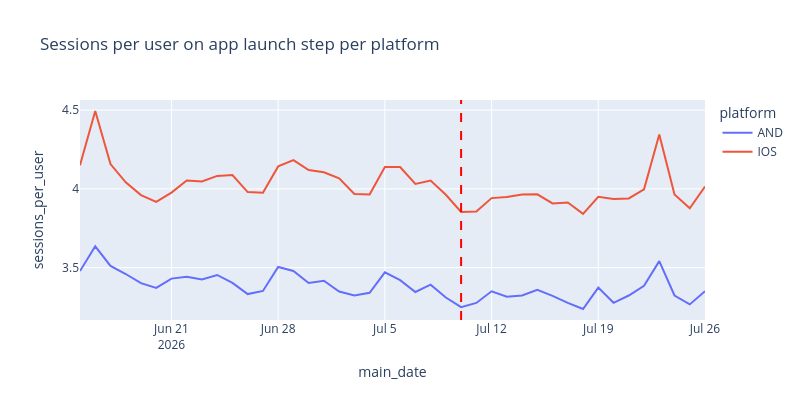
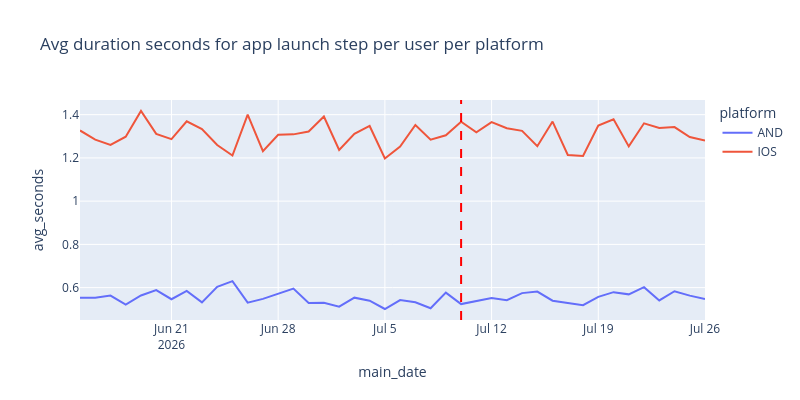

Notebook cell for these charts, in order:
### Markdown cell above
### Applaunch step at bootstrap

### Code cell
data_bootstrap_applaunch_cmpt = data_bootstrap_agg_cmpt[data_bootstrap_agg_cmpt['tutorial_step_id'] == 'app_launch']

fig = px.line(data_bootstrap_applaunch_cmpt, 
              x='main_date', 
              y='sessions_per_user',
              color='platform',
              title='Sessions per user on app launch step per platform',
              width=800,
              height=400,
              hover_data={'main_date': True, 'unique_users':True},
)

# draw a vertical line at the date 2026-07-10 to indicate the start of the cohort window
fig.add_vline(x='2026-07-10', line_dash="dash", line_color="red")
# do not attach the y-axis to zero
fig.update_yaxes(rangemode="normal")

fig.show()

fig = px.line(data_bootstrap_applaunch_cmpt, 
              x='main_date', 
              y='avg_seconds',
              color='platform',
              title='Avg duration seconds for app launch step per user per platform',
              width=800,
              height=400,
              hover_data={'main_date': True, 'unique_users':True},
)

# draw a vertical line at the date 2026-07-10 to indicate the start of the cohort window
fig.add_vline(x='2026-07-10', line_dash="dash", line_color="red")
# do not attach the y-axis to zero
fig.update_yaxes(rangemode="normal")

fig.show()

### Figure 1 — Plotly figure (JSON) as saved in the notebook; plotly's stock layout.template omitted (floating-point values rounded to 4 significant figures)
{"data": [{"customdata": [[31652], [31416], [31638], [31406], [31015], [30522], [31138], [31435], [31369], [31340], [31091], [30403], [30211], [30875], [30989], [30937], [30614], [30589], [30078], [29396], [30326], [30255], [30525], [30294], [30241], [29783], [29355], [30015], [29914], [29977], [29468], [29150], [28877], [28509], [28878], [28880], [28761], [28611], [28481], [27946], [27400], [28186]], "hovertemplate": "platform=AND<br>main_date=%{x}<br>sessions_per_user=%{y}<br>unique_users=%{customdata[0]}<extra></extra>", "legendgroup": "AND", "line": {"color": "#636efa", "dash": "solid"}, "marker": {"symbol": "circle"}, "mode": "lines", "name": "AND", "orientation": "v", "showlegend": true, "type": "scatter", "x": ["2026-06-15", "2026-06-16", "2026-06-17", "2026-06-18", "2026-06-19", "2026-06-20", "2026-06-21", "2026-06-22", "2026-06-23", "2026-06-24", "2026-06-25", "2026-06-26", "2026-06-27", "2026-06-28", "2026-06-29", "2026-06-30", "2026-07-01", "2026-07-02", "2026-07-03", "2026-07-04", "2026-07-05", "2026-07-06", "2026-07-07", "2026-07-08", "2026-07-09", "2026-07-10", "2026-07-11", "2026-07-12", "2026-07-13", "2026-07-14", "2026-07-15", "2026-07-16", "2026-07-17", "2026-07-18", "2026-07-19", "2026-07-20", "2026-07-21", "2026-07-22", "2026-07-23", "2026-07-24", "2026-07-25", "2026-07-26"], "xaxis": "x", "y": [3.478, 3.635, 3.511, 3.46, 3.401, 3.372, 3.43, 3.443, 3.425, 3.453, 3.403, 3.332, 3.352, 3.504, 3.479, 3.403, 3.417, 3.349, 3.323, 3.34, 3.47, 3.42, 3.345, 3.392, 3.311, 3.249, 3.276, 3.35, 3.315, 3.324, 3.359, 3.321, 3.277, 3.237, 3.373, 3.277, 3.323, 3.385, 3.541, 3.323, 3.267, 3.35], "yaxis": "y"}, {"customdata": [[46086], [47987], [48604], [48155], [47080], [46064], [46981], [47198], [46962], [46984], [46470], [45431], [44794], [45928], [46455], [46070], [45660], [45220], [44635], [43626], [44850], [45361], [45370], [45311], [45244], [44476], [43662], [44951], [45089], [45093], [44635], [44269], [43412], [42889], [43861], [43757], [43820], [43637], [43176], [42262], [41283], [42276]], "hovertemplate": "platform=IOS<br>main_date=%{x}<br>sessions_per_user=%{y}<br>unique_users=%{customdata[0]}<extra></extra>", "legendgroup": "IOS", "line": {"color": "#EF553B", "dash": "solid"}, "marker": {"symbol": "circle"}, "mode": "lines", "name": "IOS", "orientation": "v", "showlegend": true, "type": "scatter", "x": ["2026-06-15", "2026-06-16", "2026-06-17", "2026-06-18", "2026-06-19", "2026-06-20", "2026-06-21", "2026-06-22", "2026-06-23", "2026-06-24", "2026-06-25", "2026-06-26", "2026-06-27", "2026-06-28", "2026-06-29", "2026-06-30", "2026-07-01", "2026-07-02", "2026-07-03", "2026-07-04", "2026-07-05", "2026-07-06", "2026-07-07", "2026-07-08", "2026-07-09", "2026-07-10", "2026-07-11", "2026-07-12", "2026-07-13", "2026-07-14", "2026-07-15", "2026-07-16", "2026-07-17", "2026-07-18", "2026-07-19", "2026-07-20", "2026-07-21", "2026-07-22", "2026-07-23", "2026-07-24", "2026-07-25", "2026-07-26"], "xaxis": "x", "y": [4.151, 4.495, 4.158, 4.042, 3.961, 3.917, 3.977, 4.053, 4.047, 4.082, 4.087, 3.98, 3.976, 4.143, 4.183, 4.119, 4.106, 4.067, 3.968, 3.964, 4.14, 4.138, 4.032, 4.053, 3.963, 3.853, 3.856, 3.941, 3.948, 3.964, 3.965, 3.907, 3.914, 3.842, 3.95, 3.936, 3.939, 3.997, 4.345, 3.964, 3.877, 4.015], "yaxis": "y"}], "layout": {"height": 400, "legend": {"title": {"text": "platform"}, "tracegroupgap": 0}, "shapes": [{"line": {"color": "red", "dash": "dash"}, "type": "line", "x0": "2026-07-10", "x1": "2026-07-10", "xref": "x", "y0": 0, "y1": 1, "yref": "y domain"}], "title": {"text": "Sessions per user on app launch step per platform"}, "width": 800, "xaxis": {"anchor": "y", "domain": [0, 1], "title": {"text": "main_date"}}, "yaxis": {"anchor": "x", "domain": [0, 1], "rangemode": "normal", "title": {"text": "sessions_per_user"}}}}

### Figure 2 — Plotly figure (JSON) as saved in the notebook; plotly's stock layout.template omitted (floating-point values rounded to 4 significant figures)
{"data": [{"customdata": [[31652], [31416], [31638], [31406], [31015], [30522], [31138], [31435], [31369], [31340], [31091], [30403], [30211], [30875], [30989], [30937], [30614], [30589], [30078], [29396], [30326], [30255], [30525], [30294], [30241], [29783], [29355], [30015], [29914], [29977], [29468], [29150], [28877], [28509], [28878], [28880], [28761], [28611], [28481], [27946], [27400], [28186]], "hovertemplate": "platform=AND<br>main_date=%{x}<br>avg_seconds=%{y}<br>unique_users=%{customdata[0]}<extra></extra>", "legendgroup": "AND", "line": {"color": "#636efa", "dash": "solid"}, "marker": {"symbol": "circle"}, "mode": "lines", "name": "AND", "orientation": "v", "showlegend": true, "type": "scatter", "x": ["2026-06-15", "2026-06-16", "2026-06-17", "2026-06-18", "2026-06-19", "2026-06-20", "2026-06-21", "2026-06-22", "2026-06-23", "2026-06-24", "2026-06-25", "2026-06-26", "2026-06-27", "2026-06-28", "2026-06-29", "2026-06-30", "2026-07-01", "2026-07-02", "2026-07-03", "2026-07-04", "2026-07-05", "2026-07-06", "2026-07-07", "2026-07-08", "2026-07-09", "2026-07-10", "2026-07-11", "2026-07-12", "2026-07-13", "2026-07-14", "2026-07-15", "2026-07-16", "2026-07-17", "2026-07-18", "2026-07-19", "2026-07-20", "2026-07-21", "2026-07-22", "2026-07-23", "2026-07-24", "2026-07-25", "2026-07-26"], "xaxis": "x", "y": [0.5537, 0.5526, 0.5629, 0.5213, 0.5635, 0.5886, 0.5463, 0.5849, 0.5317, 0.6036, 0.6299, 0.5304, 0.548, 0.5726, 0.5953, 0.5285, 0.5297, 0.5117, 0.5536, 0.5396, 0.5011, 0.5425, 0.5323, 0.5044, 0.5769, 0.5239, 0.5367, 0.5523, 0.5419, 0.5746, 0.5816, 0.5394, 0.5284, 0.5185, 0.5571, 0.579, 0.5688, 0.6019, 0.5407, 0.5832, 0.563, 0.5469], "yaxis": "y"}, {"customdata": [[46086], [47987], [48604], [48155], [47080], [46064], [46981], [47198], [46962], [46984], [46470], [45431], [44794], [45928], [46455], [46070], [45660], [45220], [44635], [43626], [44850], [45361], [45370], [45311], [45244], [44476], [43662], [44951], [45089], [45093], [44635], [44269], [43412], [42889], [43861], [43757], [43820], [43637], [43176], [42262], [41283], [42276]], "hovertemplate": "platform=IOS<br>main_date=%{x}<br>avg_seconds=%{y}<br>unique_users=%{customdata[0]}<extra></extra>", "legendgroup": "IOS", "line": {"color": "#EF553B", "dash": "solid"}, "marker": {"symbol": "circle"}, "mode": "lines", "name": "IOS", "orientation": "v", "showlegend": true, "type": "scatter", "x": ["2026-06-15", "2026-06-16", "2026-06-17", "2026-06-18", "2026-06-19", "2026-06-20", "2026-06-21", "2026-06-22", "2026-06-23", "2026-06-24", "2026-06-25", "2026-06-26", "2026-06-27", "2026-06-28", "2026-06-29", "2026-06-30", "2026-07-01", "2026-07-02", "2026-07-03", "2026-07-04", "2026-07-05", "2026-07-06", "2026-07-07", "2026-07-08", "2026-07-09", "2026-07-10", "2026-07-11", "2026-07-12", "2026-07-13", "2026-07-14", "2026-07-15", "2026-07-16", "2026-07-17", "2026-07-18", "2026-07-19", "2026-07-20", "2026-07-21", "2026-07-22", "2026-07-23", "2026-07-24", "2026-07-25", "2026-07-26"], "xaxis": "x", "y": [1.327, 1.284, 1.26, 1.298, 1.417, 1.311, 1.287, 1.369, 1.333, 1.26, 1.211, 1.4, 1.231, 1.307, 1.309, 1.322, 1.391, 1.237, 1.311, 1.348, 1.198, 1.252, 1.352, 1.285, 1.305, 1.368, 1.318, 1.365, 1.337, 1.325, 1.254, 1.368, 1.214, 1.209, 1.35, 1.379, 1.253, 1.36, 1.339, 1.343, 1.296, 1.281], "yaxis": "y"}], "layout": {"height": 400, "legend": {"title": {"text": "platform"}, "tracegroupgap": 0}, "shapes": [{"line": {"color": "red", "dash": "dash"}, "type": "line", "x0": "2026-07-10", "x1": "2026-07-10", "xref": "x", "y0": 0, "y1": 1, "yref": "y domain"}], "title": {"text": "Avg duration seconds for app launch step per user per platform"}, "width": 800, "xaxis": {"anchor": "y", "domain": [0, 1], "title": {"text": "main_date"}}, "yaxis": {"anchor": "x", "domain": [0, 1], "rangemode": "normal", "title": {"text": "avg_seconds"}}}}
